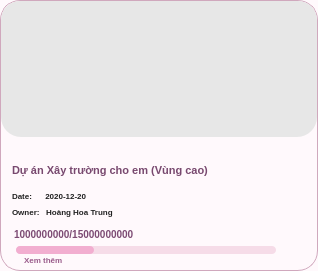
     <widget class="QFrame" name="card18">
      <property name="geometry">
       <rect>
        <x>33</x>
        <y>850</y>
        <width>318</width>
        <height>271</height>
       </rect>
      </property>
      <property name="styleSheet">
       <string notr="true">QFrame{
    background:#FFF9FC;
    border:1px solid #D0A8BD;
    border-radius:20px;
}</string>
      </property>
      <widget class="QLabel" name="card18Image">
       <property name="geometry">
        <rect>
         <x>1</x>
         <y>1</y>
         <width>316</width>
         <height>136</height>
        </rect>
       </property>
       <property name="styleSheet">
        <string notr="true">QLabel{
    border:none;
    border-top-left-radius:19px;
    border-top-right-radius:19px;
    background:#E7E7E7;
}</string>
       </property>
       <property name="pixmap">
        <pixmap>campaign18.png</pixmap>
       </property>
       <property name="scaledContents">
        <bool>true</bool>
       </property>
      </widget>
      <widget class="QLabel" name="card18Title">
       <property name="geometry">
        <rect>
         <x>12</x>
         <y>150</y>
         <width>290</width>
         <height>40</height>
        </rect>
       </property>
       <property name="styleSheet">
        <string notr="true">QLabel{
    color:#78496F;
    font-size:11px;
    font-weight:800;
    background:transparent;
    border:none;
}</string>
       </property>
       <property name="text">
        <string>Dự án Xây trường cho em (Vùng cao)</string>
       </property>
       <property name="wordWrap">
        <bool>true</bool>
       </property>
      </widget>
      <widget class="QLabel" name="card18Date">
       <property name="geometry">
        <rect>
         <x>12</x>
         <y>188</y>
         <width>145</width>
         <height>16</height>
        </rect>
       </property>
       <property name="styleSheet">
        <string notr="true">QLabel{
    color:#222;
    font-size:8px;
    font-weight:500;
    background:transparent;
    border:none;
}</string>
       </property>
       <property name="text">
        <string>Date:      2020-12-20</string>
       </property>
      </widget>
      <widget class="QLabel" name="card18Owner">
       <property name="geometry">
        <rect>
         <x>12</x>
         <y>204</y>
         <width>160</width>
         <height>16</height>
        </rect>
       </property>
       <property name="styleSheet">
        <string notr="true">QLabel{
    color:#222;
    font-size:8px;
    font-weight:500;
    background:transparent;
    border:none;
}</string>
       </property>
       <property name="text">
        <string>Owner:   Hoàng Hoa Trung</string>
       </property>
      </widget>
      <widget class="QLabel" name="card18Money">
       <property name="geometry">
        <rect>
         <x>14</x>
         <y>224</y>
         <width>220</width>
         <height>20</height>
        </rect>
       </property>
       <property name="styleSheet">
        <string notr="true">QLabel{
    color:#7C4A73;
    font-size:10px;
    font-weight:900;
    background:transparent;
    border:none;
}</string>
       </property>
       <property name="text">
        <string>1000000000/15000000000</string>
       </property>
      </widget>
      <widget class="QProgressBar" name="card18Progress">
       <property name="geometry">
        <rect>
         <x>16</x>
         <y>246</y>
         <width>260</width>
         <height>8</height>
        </rect>
       </property>
       <property name="styleSheet">
        <string notr="true">QProgressBar{
    background:#F6DCE8;
    border:none;
    border-radius:4px;
}
QProgressBar::chunk{
    background:#F2AED0;
    border-radius:4px;
}</string>
       </property>
       <property name="value">
        <number>30</number>
       </property>
       <property name="textVisible">
        <bool>false</bool>
       </property>
      </widget>
      <widget class="QLabel" name="card18More">
       <property name="geometry">
        <rect>
         <x>24</x>
         <y>252</y>
         <width>80</width>
         <height>16</height>
        </rect>
       </property>
       <property name="styleSheet">
        <string notr="true">QLabel{
    color:#9A5C8B;
    font-size:8px;
    font-weight:700;
    background:transparent;
    border:none;
}</string>
       </property>
       <property name="text">
        <string>Xem thêm</string>
       </property>
      </widget>
     </widget>
